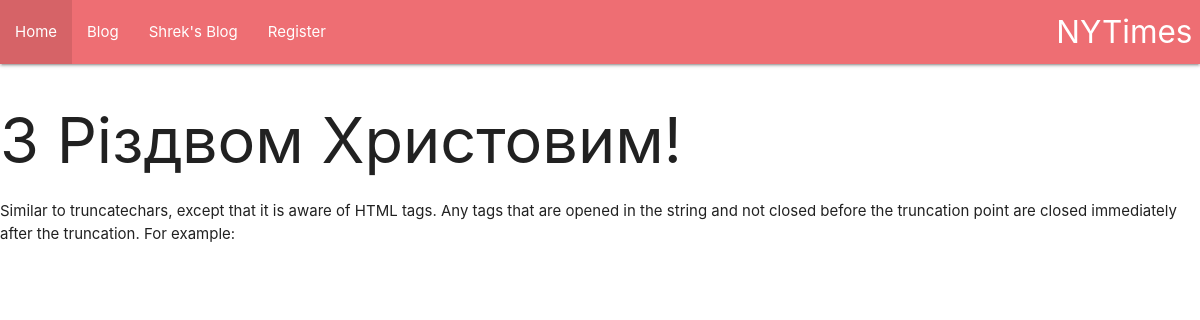
Screenshot of /blog/post/3 with the database file from the repository.
### blog/models.py (models this page shows, shortened)
class post(models.Model):
	title = models.CharField(max_length=50)
	text=models.TextField()
	create_date = models.DateTimeField(default = timezone.now)
	pyblished_date = models.DateTimeField(null = True, blank=True)

### blog/views.py (the view)
# urls.py: path('post/<int:post_id>', views.show_one_post, name='one_post'),
def show_one_post(request, post_id):
	_post = get_object_or_404(post, pk=post_id)
	context = {'post':_post}
	return render(request,'one_post.html',context)

### blog/templates/one_post.html
{%extends 'navbar.html' %}
{%block content%}
<h1>{{post.title}}</h1>
<p>{{post.text}}</p>
{%endblock%}

### rows the page displays
post: title "З Різдвом Христовим!", text "Similar to truncatechars, except that it is aware of HTML tags. Any tags that are opened in the string and not closed before the truncation point are closed immediately after the truncation. For example:"
